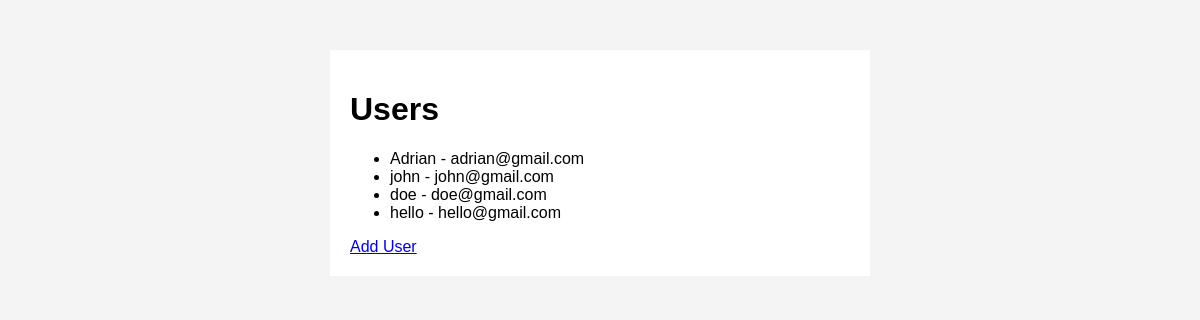
/users, run on an earlier commit of the app's database.
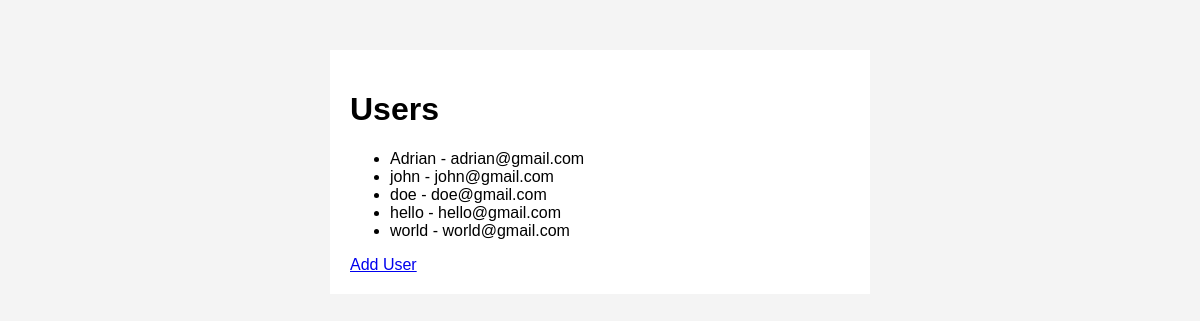
And on a later commit of the database.
### app/models.py (models this page shows)
class User(Base):
    __tablename__ = "users"
    id = Column(Integer, primary_key=True, index=True)
    name = Column(String, nullable=False)
    email = Column(String, unique=True, index=True)
    is_active = Column(Boolean, default=True)

### app/routers/users.py (the view)
@router.get("/users")
def list_users(request: Request, db: Session = Depends(get_db)):
    users = crud.get_users(db)
    return templates.TemplateResponse("users.html", {
        "request": request,
        "users": users
    })

### app/templates/users.html
{% extends "base.html" %}
{% block content %}
    <div class="container">
        <h1>Users</h1>
        <ul>
            {% for user in users %}
            <li>{{ user.name }} - {{ user.email }}</li>
            {% endfor %}
        </ul>
        <a href="/users/new">Add User</a>
    </div>
{% endblock %}

### app/templates/base.html (shortened to what this page needs)
<!DOCTYPE html>
<html>
    <head>
        <link rel="stylesheet" href="/static/style.css">
    </head>
    <body>
        {% block content %}{% endblock %}
    </body>
</html>

### app/static/style.css (style rules this page uses)
body { font-family: Arial; background: #f4f4f4; }
.container { background: #fff; padding: 20px; margin: 50px auto; max-width: 500px; }

What changed in the data, as far as the page shows it:
added User: name "world", email "world@gmail.com"
